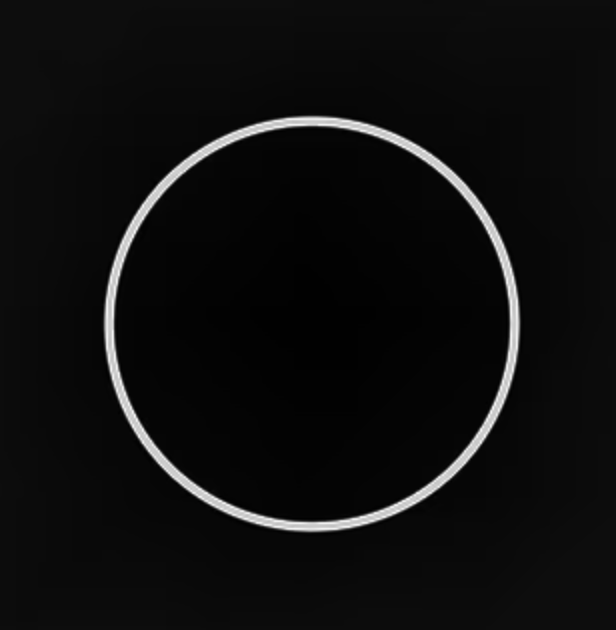
#> input picture house_diffusion/2d-sdf-net/shapes/raw_images/circle.png, 616 x 630 px
$ python cords_of_circ.py
#> lines starting #> are read from the running program, lines starting #| are printed output that depends on the picture; after the words box and inside, x2 and y2 are one past the last pixel; in counts of white or black regions, pixels touching at a corner belong together
import cv2
import numpy as np
import matplotlib.pyplot as plt

img_path = '../shapes/raw_images/circle.png'

out_path = '../shapes/raw/'

image = cv2.imread(img_path)
#> image is the input picture: shape (630, 616, 3); mean B, G, R 14.4, 14.4, 14.4

width, height, channels = image.shape
#> width = 630; height = 616; channels = 3

gray = cv2.cvtColor(image, cv2.COLOR_BGR2GRAY)

_, thresh = cv2.threshold(gray, 127, 255, cv2.THRESH_BINARY)
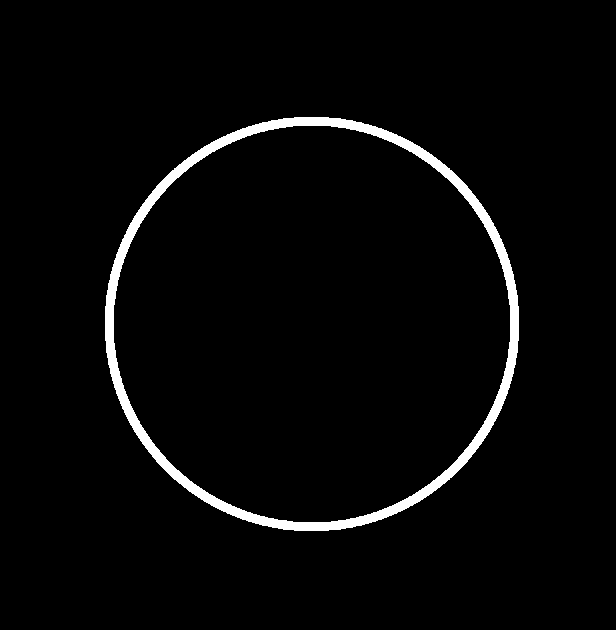
#> thresh: shape (630, 616); 3% white; 1 white region

contours, _ = cv2.findContours(thresh, cv2.RETR_EXTERNAL, cv2.CHAIN_APPROX_SIMPLE)
#> contours = 1 contour; box (x1, y1, x2, y2) and area: (105, 117, 519, 531) 134604

contour_image = np.zeros_like(image)

with open(f'{out_path}/circle.txt', 'w') as f:
    if len(contours) > 0:
        for contour in contours:
            for point in contour:
                x = point[0][0] / width
                y = point[0][1] / height
                f.write(f'{x} {y}\n')
#> this loop made 1 pass
    else:
        print("No contours detected.")

$ run again, with house_diffusion/2d-sdf-net/shapes/raw_images/circ_rect.png copied over house_diffusion/2d-sdf-net/shapes/raw_images/circle.png
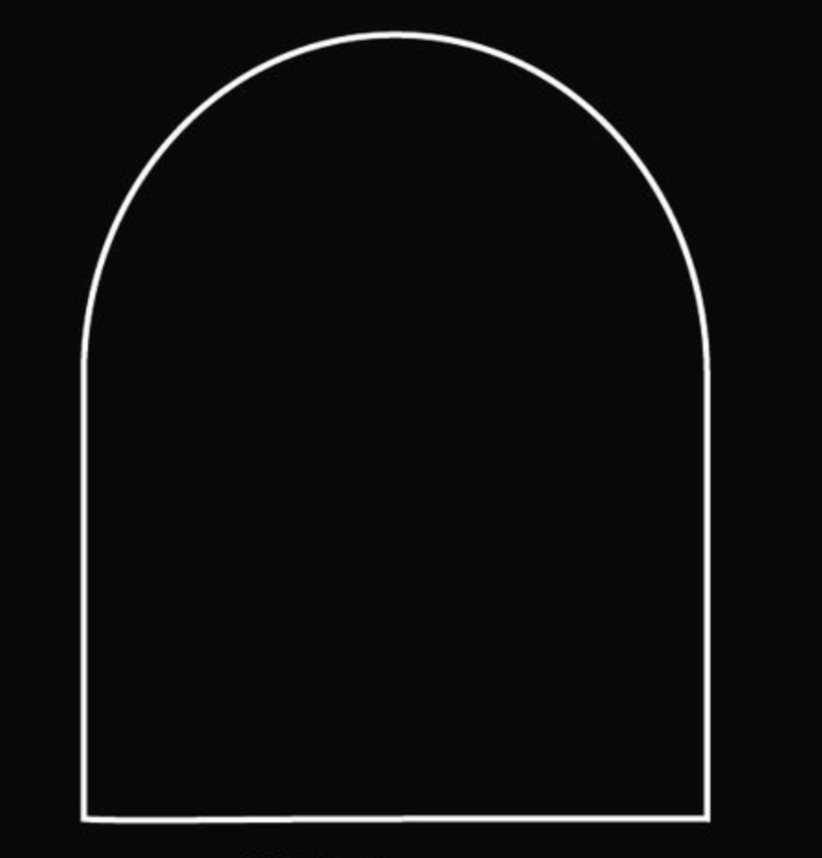
#> input picture house_diffusion/2d-sdf-net/shapes/raw_images/circ_rect.png, 822 x 858 px, shrunk from 1388 x 1448 before the run
#> image is the input picture: shape (858, 822, 3); mean B, G, R 13.4, 13.4, 13.4
#> `_, thresh = cv2.threshold(gray, 127, 255, cv2.THRESH_BINARY)`:
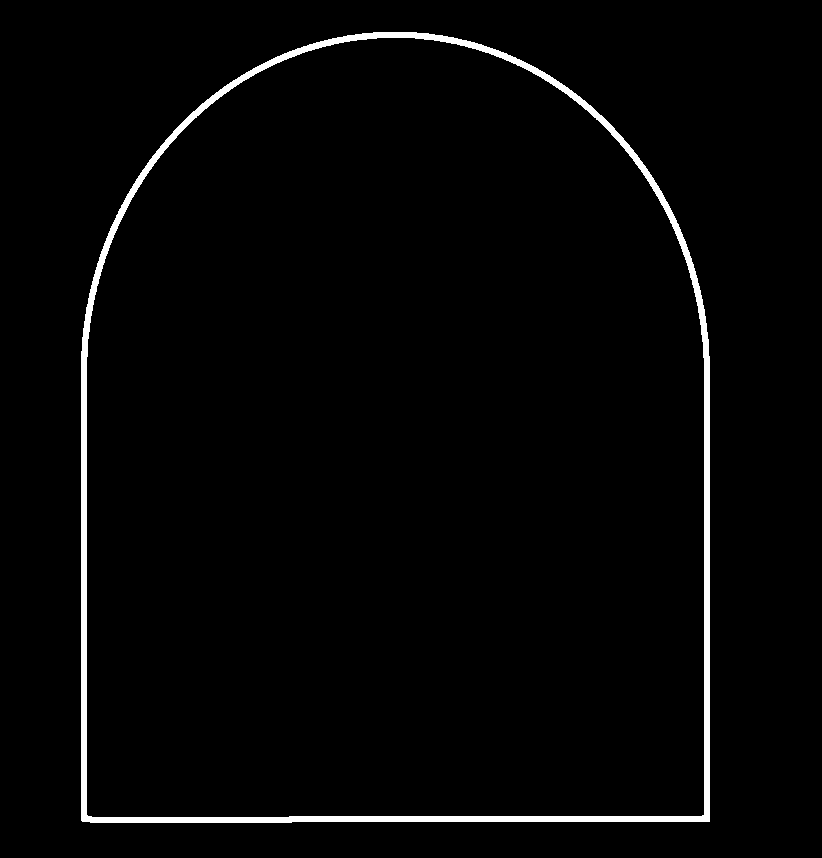
#> thresh: shape (858, 822); 2.2% white; 1 white region
#> contours = 1 contour; box (x1, y1, x2, y2) and area: (81, 32, 710, 823) 449980
#> the loop `for contour in contours:` made 1 pass
